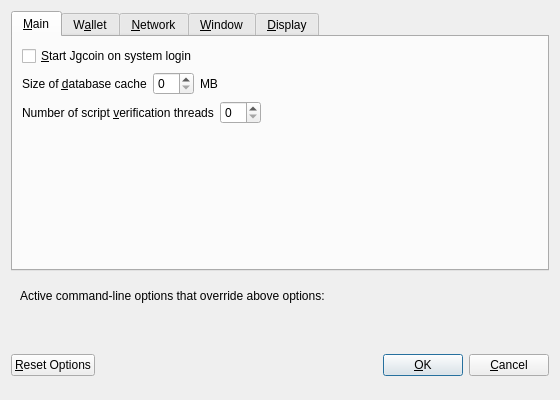
<?xml version="1.0" encoding="UTF-8"?>
<ui version="4.0">
 <class>OptionsDialog</class>
 <widget class="QDialog" name="OptionsDialog">
  <property name="geometry">
   <rect>
    <x>0</x>
    <y>0</y>
    <width>560</width>
    <height>400</height>
   </rect>
  </property>
  <property name="windowTitle">
   <string>Options</string>
  </property>
  <property name="modal">
   <bool>true</bool>
  </property>
  <layout class="QVBoxLayout" name="verticalLayout">
   <item>
    <widget class="QTabWidget" name="tabWidget">
     <property name="currentIndex">
      <number>0</number>
     </property>
     <widget class="QWidget" name="tabMain">
      <attribute name="title">
       <string>&amp;Main</string>
      </attribute>
      <layout class="QVBoxLayout" name="verticalLayout_Main">
       <item>
        <widget class="QCheckBox" name="jgcoinAtStartup">
         <property name="toolTip">
          <string>Automatically start Jgcoin after logging in to the system.</string>
         </property>
         <property name="text">
          <string>&amp;Start Jgcoin on system login</string>
         </property>
        </widget>
       </item>
       <item>
        <layout class="QHBoxLayout" name="horizontalLayout_2_Main">
         <item>
          <widget class="QLabel" name="databaseCacheLabel">
           <property name="text">
            <string>Size of &amp;database cache</string>
           </property>
           <property name="textFormat">
            <enum>Qt::PlainText</enum>
           </property>
           <property name="buddy">
            <cstring>databaseCache</cstring>
           </property>
          </widget>
         </item>
         <item>
          <widget class="QSpinBox" name="databaseCache"/>
         </item>
         <item>
          <widget class="QLabel" name="databaseCacheUnitLabel">
           <property name="text">
            <string>MB</string>
           </property>
           <property name="textFormat">
            <enum>Qt::PlainText</enum>
           </property>
          </widget>
         </item>
         <item>
          <spacer name="horizontalSpacer_2_Main">
           <property name="orientation">
            <enum>Qt::Horizontal</enum>
           </property>
           <property name="sizeHint" stdset="0">
            <size>
             <width>40</width>
             <height>20</height>
            </size>
           </property>
          </spacer>
         </item>
        </layout>
       </item>
       <item>
        <layout class="QHBoxLayout" name="horizontalLayout_3_Main">
         <item>
          <widget class="QLabel" name="threadsScriptVerifLabel">
           <property name="text">
            <string>Number of script &amp;verification threads</string>
           </property>
           <property name="textFormat">
            <enum>Qt::PlainText</enum>
           </property>
           <property name="buddy">
            <cstring>threadsScriptVerif</cstring>
           </property>
          </widget>
         </item>
         <item>
          <widget class="QSpinBox" name="threadsScriptVerif">
           <property name="toolTip">
            <string>(0 = auto, &lt;0 = leave that many cores free)</string>
           </property>
          </widget>
         </item>
         <item>
          <spacer name="horizontalSpacer_3_Main">
           <property name="orientation">
            <enum>Qt::Horizontal</enum>
           </property>
           <property name="sizeHint" stdset="0">
            <size>
             <width>40</width>
             <height>20</height>
            </size>
           </property>
          </spacer>
         </item>
        </layout>
       </item>
       <item>
        <spacer name="verticalSpacer_Main">
         <property name="orientation">
          <enum>Qt::Vertical</enum>
         </property>
         <property name="sizeHint" stdset="0">
          <size>
           <width>20</width>
           <height>40</height>
          </size>
         </property>
        </spacer>
       </item>
      </layout>
     </widget>
     <widget class="QWidget" name="tabWallet">
      <attribute name="title">
       <string>W&amp;allet</string>
      </attribute>
      <layout class="QVBoxLayout" name="verticalLayout_Wallet">
       <item>
        <widget class="QLabel" name="transactionFeeInfoLabel">
         <property name="text">
          <string>Optional transaction fee per kB that helps make sure your transactions are processed quickly. Most transactions are 1 kB.</string>
         </property>
         <property name="textFormat">
          <enum>Qt::PlainText</enum>
         </property>
         <property name="wordWrap">
          <bool>true</bool>
         </property>
        </widget>
       </item>
       <item>
        <layout class="QHBoxLayout" name="horizontalLayout_1_Wallet">
         <item>
          <widget class="QLabel" name="transactionFeeLabel">
           <property name="text">
            <string>Pay transaction &amp;fee</string>
           </property>
           <property name="textFormat">
            <enum>Qt::PlainText</enum>
           </property>
           <property name="buddy">
            <cstring>transactionFee</cstring>
           </property>
          </widget>
         </item>
         <item>
          <widget class="JgcoinAmountField" name="transactionFee"/>
         </item>
         <item>
          <spacer name="horizontalSpacer_1_Wallet">
           <property name="orientation">
            <enum>Qt::Horizontal</enum>
           </property>
           <property name="sizeHint" stdset="0">
            <size>
             <width>40</width>
             <height>20</height>
            </size>
           </property>
          </spacer>
         </item>
        </layout>
       </item>
       <item>
        <spacer name="verticalSpacer_Wallet">
         <property name="orientation">
          <enum>Qt::Vertical</enum>
         </property>
         <property name="sizeHint" stdset="0">
          <size>
           <width>20</width>
           <height>40</height>
          </size>
         </property>
        </spacer>
       </item>
       <item>
        <widget class="QGroupBox" name="groupBox">
         <property name="title">
          <string>Expert</string>
         </property>
         <layout class="QVBoxLayout" name="verticalLayout_2">
          <item>
           <widget class="QCheckBox" name="coinControlFeatures">
            <property name="toolTip">
             <string>Whether to show coin control features or not.</string>
            </property>
            <property name="text">
             <string>Enable coin &amp;control features</string>
            </property>
           </widget>
          </item>
          <item>
           <widget class="QCheckBox" name="spendZeroConfChange">
            <property name="toolTip">
             <string>If you disable the spending of unconfirmed change, the change from a transaction cannot be used until that transaction has at least one confirmation. This also affects how your balance is computed.</string>
            </property>
            <property name="text">
             <string>&amp;Spend unconfirmed change</string>
            </property>
           </widget>
          </item>
         </layout>
        </widget>
       </item>
      </layout>
     </widget>
     <widget class="QWidget" name="tabNetwork">
      <attribute name="title">
       <string>&amp;Network</string>
      </attribute>
      <layout class="QVBoxLayout" name="verticalLayout_Network">
       <item>
        <widget class="QCheckBox" name="mapPortUpnp">
         <property name="toolTip">
          <string>Automatically open the Jgcoin client port on the router. This only works when your router supports UPnP and it is enabled.</string>
         </property>
         <property name="text">
          <string>Map port using &amp;UPnP</string>
         </property>
        </widget>
       </item>
       <item>
        <widget class="QCheckBox" name="connectSocks">
         <property name="toolTip">
          <string>Connect to the Jgcoin network through a SOCKS proxy.</string>
         </property>
         <property name="text">
          <string>&amp;Connect through SOCKS proxy (default proxy):</string>
         </property>
        </widget>
       </item>
       <item>
        <layout class="QHBoxLayout" name="horizontalLayout_1_Network">
         <item>
          <widget class="QLabel" name="proxyIpLabel">
           <property name="text">
            <string>Proxy &amp;IP:</string>
           </property>
           <property name="textFormat">
            <enum>Qt::PlainText</enum>
           </property>
           <property name="buddy">
            <cstring>proxyIp</cstring>
           </property>
          </widget>
         </item>
         <item>
          <widget class="QValidatedLineEdit" name="proxyIp">
           <property name="minimumSize">
            <size>
             <width>140</width>
             <height>0</height>
            </size>
           </property>
           <property name="maximumSize">
            <size>
             <width>140</width>
             <height>16777215</height>
            </size>
           </property>
           <property name="toolTip">
            <string>IP address of the proxy (e.g. IPv4: 127.0.0.1 / IPv6: ::1)</string>
           </property>
          </widget>
         </item>
         <item>
          <widget class="QLabel" name="proxyPortLabel">
           <property name="text">
            <string>&amp;Port:</string>
           </property>
           <property name="textFormat">
            <enum>Qt::PlainText</enum>
           </property>
           <property name="buddy">
            <cstring>proxyPort</cstring>
           </property>
          </widget>
         </item>
         <item>
          <widget class="QLineEdit" name="proxyPort">
           <property name="minimumSize">
            <size>
             <width>55</width>
             <height>0</height>
            </size>
           </property>
           <property name="maximumSize">
            <size>
             <width>55</width>
             <height>16777215</height>
            </size>
           </property>
           <property name="toolTip">
            <string>Port of the proxy (e.g. 9050)</string>
           </property>
          </widget>
         </item>
         <item>
          <widget class="QLabel" name="socksVersionLabel">
           <property name="text">
            <string>SOCKS &amp;Version:</string>
           </property>
           <property name="textFormat">
            <enum>Qt::PlainText</enum>
           </property>
           <property name="buddy">
            <cstring>socksVersion</cstring>
           </property>
          </widget>
         </item>
         <item>
          <widget class="QValueComboBox" name="socksVersion">
           <property name="toolTip">
            <string>SOCKS version of the proxy (e.g. 5)</string>
           </property>
          </widget>
         </item>
         <item>
          <spacer name="horizontalSpacer_1_Network">
           <property name="orientation">
            <enum>Qt::Horizontal</enum>
           </property>
           <property name="sizeHint" stdset="0">
            <size>
             <width>40</width>
             <height>20</height>
            </size>
           </property>
          </spacer>
         </item>
        </layout>
       </item>
       <item>
        <spacer name="verticalSpacer_Network">
         <property name="orientation">
          <enum>Qt::Vertical</enum>
         </property>
         <property name="sizeHint" stdset="0">
          <size>
           <width>20</width>
           <height>40</height>
          </size>
         </property>
        </spacer>
       </item>
      </layout>
     </widget>
     <widget class="QWidget" name="tabWindow">
      <attribute name="title">
       <string>&amp;Window</string>
      </attribute>
      <layout class="QVBoxLayout" name="verticalLayout_Window">
       <item>
        <widget class="QCheckBox" name="minimizeToTray">
         <property name="toolTip">
          <string>Show only a tray icon after minimizing the window.</string>
         </property>
         <property name="text">
          <string>&amp;Minimize to the tray instead of the taskbar</string>
         </property>
        </widget>
       </item>
       <item>
        <widget class="QCheckBox" name="minimizeOnClose">
         <property name="toolTip">
          <string>Minimize instead of exit the application when the window is closed. When this option is enabled, the application will be closed only after selecting Quit in the menu.</string>
         </property>
         <property name="text">
          <string>M&amp;inimize on close</string>
         </property>
        </widget>
       </item>
       <item>
        <spacer name="verticalSpacer_Window">
         <property name="orientation">
          <enum>Qt::Vertical</enum>
         </property>
         <property name="sizeHint" stdset="0">
          <size>
           <width>20</width>
           <height>40</height>
          </size>
         </property>
        </spacer>
       </item>
      </layout>
     </widget>
     <widget class="QWidget" name="tabDisplay">
      <attribute name="title">
       <string>&amp;Display</string>
      </attribute>
      <layout class="QVBoxLayout" name="verticalLayout_Display">
       <item>
        <layout class="QHBoxLayout" name="horizontalLayout_1_Display">
         <item>
          <widget class="QLabel" name="langLabel">
           <property name="text">
            <string>User Interface &amp;language:</string>
           </property>
           <property name="textFormat">
            <enum>Qt::PlainText</enum>
           </property>
           <property name="buddy">
            <cstring>lang</cstring>
           </property>
          </widget>
         </item>
         <item>
          <widget class="QValueComboBox" name="lang">
           <property name="toolTip">
            <string>The user interface language can be set here. This setting will take effect after restarting Jgcoin.</string>
           </property>
          </widget>
         </item>
        </layout>
       </item>
       <item>
        <layout class="QHBoxLayout" name="horizontalLayout_2_Display">
         <item>
          <widget class="QLabel" name="unitLabel">
           <property name="text">
            <string>&amp;Unit to show amounts in:</string>
           </property>
           <property name="textFormat">
            <enum>Qt::PlainText</enum>
           </property>
           <property name="buddy">
            <cstring>unit</cstring>
           </property>
          </widget>
         </item>
         <item>
          <widget class="QValueComboBox" name="unit">
           <property name="toolTip">
            <string>Choose the default subdivision unit to show in the interface and when sending coins.</string>
           </property>
          </widget>
         </item>
        </layout>
       </item>
       <item>
        <widget class="QCheckBox" name="displayAddresses">
         <property name="toolTip">
          <string>Whether to show Jgcoin addresses in the transaction list or not.</string>
         </property>
         <property name="text">
          <string>&amp;Display addresses in transaction list</string>
         </property>
        </widget>
       </item>
       <item>
        <spacer name="verticalSpacer_Display">
         <property name="orientation">
          <enum>Qt::Vertical</enum>
         </property>
         <property name="sizeHint" stdset="0">
          <size>
           <width>20</width>
           <height>40</height>
          </size>
         </property>
        </spacer>
       </item>
      </layout>
     </widget>
    </widget>
   </item>
   <item>
    <widget class="QFrame" name="frame">
     <layout class="QVBoxLayout" name="verticalLayout_Bottom">
      <item>
       <layout class="QHBoxLayout" name="horizontalLayout_Bottom">
        <item>
         <widget class="QLabel" name="overriddenByCommandLineInfoLabel">
          <property name="text">
           <string>Active command-line options that override above options:</string>
          </property>
          <property name="textFormat">
           <enum>Qt::PlainText</enum>
          </property>
         </widget>
        </item>
        <item>
         <spacer name="horizontalSpacer_Bottom">
          <property name="orientation">
           <enum>Qt::Horizontal</enum>
          </property>
          <property name="sizeHint" stdset="0">
           <size>
            <width>40</width>
            <height>20</height>
           </size>
          </property>
         </spacer>
        </item>
       </layout>
      </item>
      <item>
       <widget class="QLabel" name="overriddenByCommandLineLabel">
        <property name="text">
         <string/>
        </property>
        <property name="textFormat">
         <enum>Qt::PlainText</enum>
        </property>
        <property name="wordWrap">
         <bool>true</bool>
        </property>
       </widget>
      </item>
     </layout>
    </widget>
   </item>
   <item>
    <layout class="QHBoxLayout" name="horizontalLayout_Buttons">
     <item>
      <widget class="QPushButton" name="resetButton">
       <property name="toolTip">
        <string>Reset all client options to default.</string>
       </property>
       <property name="text">
        <string>&amp;Reset Options</string>
       </property>
       <property name="autoDefault">
        <bool>false</bool>
       </property>
      </widget>
     </item>
     <item>
      <spacer name="horizontalSpacer_1">
       <property name="orientation">
        <enum>Qt::Horizontal</enum>
       </property>
       <property name="sizeHint" stdset="0">
        <size>
         <width>40</width>
         <height>48</height>
        </size>
       </property>
      </spacer>
     </item>
     <item>
      <widget class="QLabel" name="statusLabel">
       <property name="minimumSize">
        <size>
         <width>200</width>
         <height>0</height>
        </size>
       </property>
       <property name="font">
        <font>
         <weight>75</weight>
         <bold>true</bold>
        </font>
       </property>
       <property name="text">
        <string/>
       </property>
       <property name="textFormat">
        <enum>Qt::PlainText</enum>
       </property>
       <property name="wordWrap">
        <bool>true</bool>
       </property>
      </widget>
     </item>
     <item>
      <spacer name="horizontalSpacer_2">
       <property name="orientation">
        <enum>Qt::Horizontal</enum>
       </property>
       <property name="sizeHint" stdset="0">
        <size>
         <width>40</width>
         <height>48</height>
        </size>
       </property>
      </spacer>
     </item>
     <item>
      <widget class="QPushButton" name="okButton">
       <property name="text">
        <string>&amp;OK</string>
       </property>
      </widget>
     </item>
     <item>
      <widget class="QPushButton" name="cancelButton">
       <property name="text">
        <string>&amp;Cancel</string>
       </property>
       <property name="autoDefault">
        <bool>false</bool>
       </property>
      </widget>
     </item>
    </layout>
   </item>
  </layout>
 </widget>
 <customwidgets>
  <customwidget>
   <class>JgcoinAmountField</class>
   <extends>QLineEdit</extends>
   <header>jgcoinamountfield.h</header>
   <container>1</container>
  </customwidget>
  <customwidget>
   <class>QValidatedLineEdit</class>
   <extends>QLineEdit</extends>
   <header>qvalidatedlineedit.h</header>
  </customwidget>
  <customwidget>
   <class>QValueComboBox</class>
   <extends>QComboBox</extends>
   <header>qvaluecombobox.h</header>
  </customwidget>
 </customwidgets>
 <resources/>
 <connections/>
</ui>
